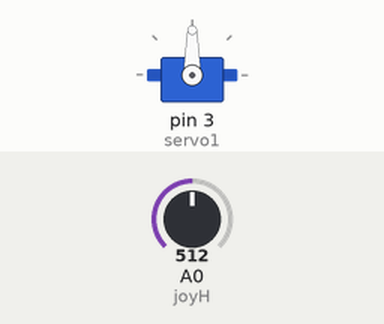
Recording of a sketch running on a simulated Arduino Uno, built with avr-gcc and run on an emulated ATmega328P. Shown: servo. The inputs (shaded band) are chosen by the test bench; at power-on: A0 (joyH) = 512.

Above: at 1.2 s.
1.3 s: A0 (joyH) set to 716
At 1.8 s:
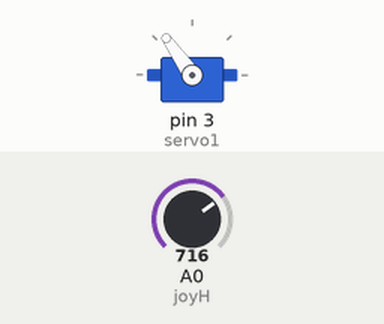
2.8 s: A0 (joyH) set to 900
At 3.9 s:
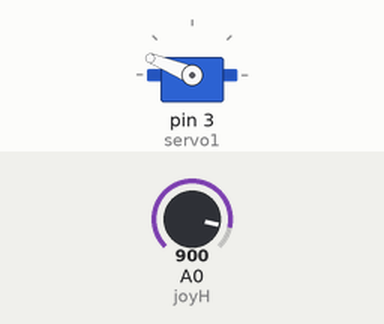
4.3 s: A0 (joyH) set to 1023
At 5.3 s:
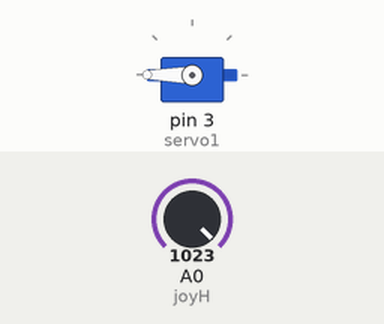
5.8 s: A0 (joyH) set to 306
At 6.2 s:
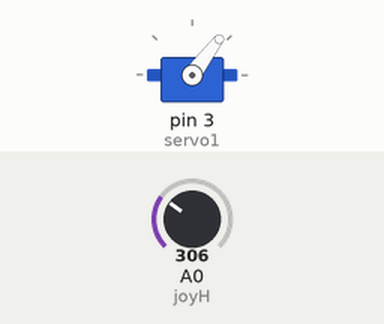
7.3 s: A0 (joyH) set to 122
At 7.6 s:
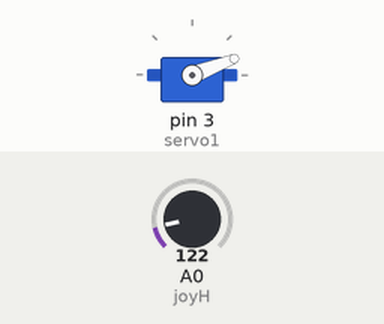
Timing chart, 0 to 9.8 s (numbered marks = the images above; inputs shaded):
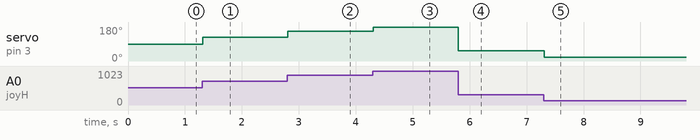

The sketch:

JOYSTICK_SERVO.ino
```cpp
#include <Servo.h>

const int servo1 = 3;       // first servo
//const int servo2 = 10;       // second servo
const int joyH = 0;        // L/R Parallax Thumbstick
const int joyV = 1;        // U/D Parallax Thumbstick
int servoVal;           // variable to read the value from the analog pin
Servo myservo1;  // create servo object to control a servo
//Servo myservo2;  // create servo object to control a servo

void setup() {
  myservo1.attach(servo1);  // attaches the servo
  //myservo2.attach(servo2);  // attaches the servo

  Serial.begin(9600);
}

void loop(){
    //outputJoystick(); // Display Joystick values using the serial monitor

    // Read the horizontal joystick value  (value between 0 and 1023)
    servoVal = analogRead(joyH);
    servoVal = map(servoVal, 0, 1023, 0, 180);     // scale it to use it with the servo (result  between 0 and 180)

    //myservo2.write(servoVal);                         // sets the servo position according to the scaled value

    // Read the horizontal joystick value  (value between 0 and 1023)
    //servoVal = analogRead(joyV);
    //servoVal = map(servoVal, 0, 1023, 70, 180);     // scale it to use it with the servo (result between 70 and 180)

    myservo1.write(servoVal);                           // sets the servo position according to the scaled value

    delay(15);                                       // waits for the servo to get there
}

/*  Display joystick values  */
void outputJoystick(){

    Serial.print(analogRead(joyH));
    Serial.print ("---");
    Serial.print(analogRead(joyV));
    Serial.println ("----------------");
    delay(1500);
}
```

Measured:
- after the input at 1.3 s, servo on pin 3 (servo1): 90° → 125° at once
- after the input at 2.8 s, servo on pin 3 (servo1): 125° → 158° at once
- after the input at 4.3 s, servo on pin 3 (servo1): 158° → 180° at once
- after the input at 5.8 s, servo on pin 3 (servo1): 180° → 53° at once
- after the input at 7.3 s, servo on pin 3 (servo1): 53° → 21° at once
